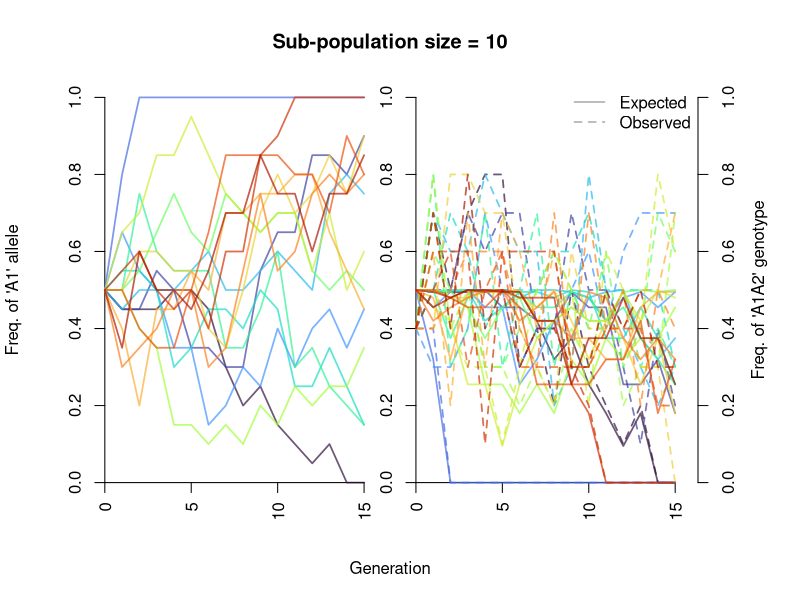
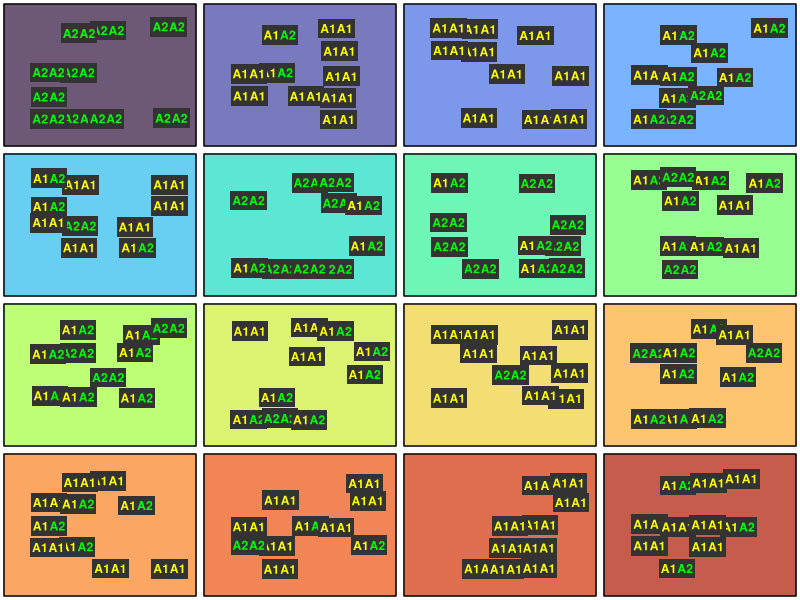

The R script that drew these images, in order:
# Clear memory, close plotting devices
rm(list = ls())
graphics.off()

# Load packages:
library(scales)
library(viridis)


# choose plotting options

# plot a graphic of the genotypes in each sub-population at the final generation?
plot.genotypes <- TRUE
# slow down genetic drift plotting to see one popn at a time
plot.delay <- 0.2 # change to e.g. 0.2 to slow down

# Set up population parameters

# no of diploid individuals
n <- 10
# number of generations to simulate
n.gen <- 15
# frequency of A1 allele at generation 0
p <- 0.5 
# frequency of A2 allele at generation 0
q <- 1 - p
# number of sub-populations to simulate
n.subpop <- 16
# selection coefficient against A1A1 (selection against A1A2 is s/2)
s <- 0 # try e.g. 0.05 
# additional selection against heterozygotes
s.het <- 0 

# probability of fixation for a new allele
1 / (2 * n)
# probability of fixation for a new nearly neutral allele:
-2 * s / (1 - exp(4 * n * s))

# create a template data frame to store genotypes
pop <- expand.grid(id = 1:n, gen = 0:n.gen, allele1 = NA, allele2 = NA)

# initialise founder population with exact allele frequency
pop[pop$gen == 0, c("allele1", "allele2")] <- 
  sample(c(rep("A1", round(p * n * 2)), rep("A2", round((1 - p) * n * 2))))

# have a look
pop[pop$gen == 0, ]

# simulate evolution forwards in time
start.time <- Sys.time()
simres <-
  lapply(1:n.subpop, function(j) {

    print("Generation 0", quote = FALSE)
    print(pop[pop$gen == 0, c("allele1", "allele2")], row.names = FALSE)
    
    for(generation in 1:n.gen) {
      print(paste("Generation", generation), quote = FALSE, row.names = FALSE)
      # pick mate pairs at random
      n.A1 <- rowSums(pop[pop$gen == (generation - 1), c("allele1", "allele2")] == "A1")
      w <- 1 -  n.A1/2 * s
      w.het <- 1 - (n.A1 == 1) * s.het
      parents <- replicate(n, sample(1:n, 2, replace = FALSE, prob = w * w.het))
      this.gen <-
        sapply(1:n, function(i) {
          allele.tab <- pop[pop$gen == (generation - 1), ][parents[, i], c("allele1", "allele2")]
          apply(allele.tab, 1, sample, 1)
        })
      pop[pop$gen == generation, c("allele1", "allele2")] <- t(this.gen)
      print(pop[pop$gen == generation, c("allele1", "allele2")], row.names = FALSE)
    }
    
    freq <- 
      sapply(0:n.gen, function(generation) {
        mean(unlist(pop[pop$gen == generation, c("allele1", "allele2")]) == "A1")
      })
    
    pop$genotype <- apply(pop[, c("allele1", "allele2")], 1, function(x) paste0(sort(x), collapse = ""))
    pop$genotype <- factor(pop$genotype, c("A1A1", "A1A2", "A2A2"))
    frequencies <- data.frame(gen = 0:n.gen)
    frequencies$A1 <- freq
    frequencies$A2 <- 1 - frequencies$A1
    frequencies$A1A1.exp <- frequencies$A1^2
    frequencies$A1A2.exp <- 2 * frequencies$A1 * frequencies$A2
    frequencies$A2A2.exp <- frequencies$A2^2
    frequencies[, c("A1A1.obs", "A1A2.obs", "A2A2.obs")] <- 
      do.call("rbind", (tapply(pop$genotype, pop$gen, function(x) prop.table(table(x)))))
    
    rowSums(frequencies[, c("A1A1.exp", "A1A2.exp", "A2A2.exp")])
    rowSums(frequencies[, c("A1A1.obs", "A1A2.obs", "A2A2.obs")])
    
    #message_parallel(paste0(100 * (j/n.subpop), "%"))
    
    return(list(pop = pop, frequencies = frequencies))
  })
finish.time <- Sys.time()

par(mar = c(5.1, 4.1, 4.1, 5.1))
gap <- ceiling(n.gen/5)
lwd <- 1.7
plot(x = 0:n.gen, y = 0:n.gen, ylim = 0:1, type = "n", xlab = "Generation", 
     ylab = "Freq. of 'A1' allele",
     xlim = c(0, n.gen * 2 + gap), axes = FALSE)
#box()
#abline(v = n.gen + gap)
#abline(v = n.gen)
axis.labels <- pretty(c(0:n.gen))
axis(1, at = axis.labels, las = 3, pos = 0)
axis(1, at = axis.labels + n.gen + gap, labels = axis.labels, las = 3, pos = 0)
axis(2, pos = 0)
axis(2, pos = n.gen + gap)
axis(4)
mtext("Freq. of 'A1A2' genotype", side = 4, line = 2.5)
title(paste("Sub-population size =", n))
legend("topright", c("Expected", "Observed"), lty = 1:2,
       col = grey(0.7), bty = "n", lwd = lwd)

cols <- viridis(n.subpop + 1, alpha = 0.7, option = "turbo")

lapply(1:n.subpop, function(i) {
  x <- simres[[i]]
  Sys.sleep(min(plot.delay, 2/n.subpop))
  lines(x = 0:n.gen, y = x$frequencies$A1, 
        col = cols[i], lwd = lwd)
  lines(x = (0:n.gen) + gap + n.gen, y = x$frequencies$A1A2.exp, 
        col = cols[i], lwd = lwd)
  lines(x = (0:n.gen) + gap + n.gen, y = x$frequencies$A1A2.obs, 
        col = cols[i], lty = 2, lwd = lwd)
})

# final frequencies of A1 allele
final.freq <- sapply(simres, function(x) x$frequencies$A1[x$frequencies$gen == n.gen])
final.freq
#hist(final.freq[final.freq > 0 & final.freq < 1])
finish.time - start.time



if(plot.genotypes) {
  old.par <- 
    par(mfrow = c(ceiling(n.subpop/ceiling(sqrt(n.subpop))), 
                  ceiling(sqrt(n.subpop))), 
        mar = c(0.3, 0.3, 0.3, 0.3))
  final.genotypes.list <- 
    lapply(1:n.subpop, function(i) {
      pop <- simres[[i]]$pop
      out <- pop[pop$gen == n.gen, c("allele1", "allele2")]
      plot(1, type = "n", xlim = 0:1, ylim = 0:1, axes = FALSE)
      rect(par("usr")[1], par("usr")[3],
           par("usr")[2], par("usr")[4],
           col = cols[i])
      
      box()
      gap <- 0.07 * sqrt(n.subpop)/3
      coords <- 
        expand.grid(x = (1:ceiling(n/2))/(ceiling(n/2)+1), 
                    y = (1:ceiling(n/2))/(ceiling(n/2)+1))
      coords <- coords[sample(nrow(coords), n), ] 
      out <- cbind(out, coords)
      apply(out, 1, function(x) {
        xcoord <- jitter(as.numeric(x[3]), factor = 1.5)
        ycoord <- jitter(as.numeric(x[4]), factor = 2)
        points(c(xcoord, xcoord + gap), c(ycoord, ycoord), pch = 15, cex = 4, 
               col = "grey20")
        alleles <- sort(unlist(x[1:2]))
        cols <- c(A1 = "yellow", A2 = "green")
        text(x = c(xcoord, xcoord + gap), y = ycoord, labels = alleles, col = cols[alleles],
             font = 2, cex = 1.1)
      })
      out
    })
  par(old.par)
  final.genotypes <- do.call("rbind.data.frame", final.genotypes.list)[, c("allele1", "allele2")]
  
  
  # Now we can estimate some population genetic parameters, and use them to answer
  # questions relevant to conservation:
  #  1. Are the sub-populations genetically isolated from each other?
  #  2. If so, 
  #     (a) how long have they been isolated for and 
  #     (b) what is the (effective) size of sub-populations?

  # Frequency of the A1 allele across the whole population
  p.est <- mean(unlist(final.genotypes) == "A1")
  print(paste("The frequency of the A1 allele across all", n.subpop, "sub-populations is", round(p.est, 3)))
  
  # Expected heterozygosity in the total population
  He.est <- 2 * p.est * (1 - p.est)
  print(paste("The expected heterozygosity across all", n.subpop, "sub-populations is", round(He.est, 3)))
  
  # Observed homozygosity
  n.homozygote <- sum(apply(final.genotypes, 1, function(x) length(unique(x))) == 2)
  Ho.est <- n.homozygote / (n * n.subpop)
  print(paste("The observed heterozygosity across all", n.subpop, "sub-populations is", round(Ho.est, 3)))
  
  # Calculate expected heterozygosity within each population
  Hs.est <- 
    mean(sapply(final.genotypes.list, function(fg) {
      p.est <- mean(unlist(fg[, c("allele1", "allele2")]) == "A1")
      2 * p.est * (1 - p.est)
    }))
  
  # Now we can calculate an estimate of Fit, which measures the total 
  # heterozygote deficit, potentially due to population structure and/or inbreeding
  
  # If Ho is less than He, then F should be > 0.
  Fit.est <- 1 - Ho.est / He.est
  print(paste("Estimated Fit:", round(Fit.est, 3)))
  
  # Here Fit.est means "an estimate of F". F simply gauges the extent of 
  # homozygote excess (how many more homozygotes are there compared to the HWE expectation?).
  
  # We can also calculate Fst (see chapter 9 of CGP, eqn 9.3)
  Fst.est <-  1 - Hs.est / He.est
  print(paste("Estimated Fst:", round(Fst.est, 3)))
  

  # We can also rearrange CGP eqn 9.4 to calculate Fis, the inbreeding coefficient,
  # which gauges the portion of heterozygote deficit (Fit) due to inbreeding rather than
  # population structure
  Fis.est <- (Fit.est - Fst.est) / (1 - Fst.est)
  print(paste("Estimated Fis:", round(Fis.est, 3)))
  
  
  
  # To summarise, we break Fit down into Fis, the portion of F due to inbreeding 
  # (between individuals within sub-populations) and Fst, the portion of Fit due to divergence 
  # between sub-populations (population structure).  
  # 
  # Why do we expect isolation between sub-populations to lead to fewer homozygotes 
  # than expected and therefore high Fst? Perhaps this is easier to imagine if we take
  # an extreme case. Make the following changes near the top of the code:
  #   Set plot.genotypes to be TRUE, not FALSE
  #   Change the number generations (n.gen) to 100
  # Now run the code by clicking on "Source".

  # You should now see a diagram of all the sub-populations as different coloured 
  # squares, with individuals as black rectangles, and with each individual showing its
  # genotype. Probably most of the sub-populations will be full of either A1A1 homozygotes, 
  # or A2A2 homozygotes, with very few or no heterozygotes. This is because mating 
  # is not random among the whole population but restricted to within sub-populations
  
  
  # We know this assumption is true only because we have simulated the data. 
  # 
  # What does Fst mean, in practical terms? I.e. what can we learn about 
  # the "real" sub-populations from our Fst estimate?
  # To do that we have to make some assumptions about the population,
  # which taken together will form a model.
  # Let's assume that: 
  #   the sub-populations are diverging independently from a common ancestor with no migration
  #   all the sub-populations are the same constant size
  #   no mutation
  #   no selection
  #   the sub-populations have not reached equilibrium (think about why this assumption is necessary)
  #   random mating
  #   non-overlapping generations
  # If all of the above apply, the following equation holds:
  #
  #   Fst = 1 - (1 - 1/(2*n))^t
  # 
  # where n is the size of the sub-populations and t is the number of generations since divergence.
  #
  # My source for this equation was equations 9.9 of CGP.
  #
  # We know both n and t, so we can use this equation to calculate what Fst should be:

  print("***********************************")
  print(paste("Estimated Fst:", round(Fst.est, 3)))
  print(paste("'True' Fst:", round(1 - (1 - 1/(2*n))^n.gen, 3)))
  print("***********************************")
  
  # If this was real data, and we knew the (effective) size of each sub-population,
  # we could solve the above equation for t (time in generations), and estimate
  # the age of the sub-populations in no of generations since divergence:
  t.est <- log(1 - Fst.est) / log((1 - 1/(2*n)))
  print("***********************************")
  print(paste("Estimated no of generations since splitting:", round(t.est, 1)))
  print(paste("True number of generations:", n.gen))
  print("***********************************")
  #
  # Alternatively, if we know the number of generations since splitting
  # (which is probably more realistic) we can estimate the effective size
  # of the sub-populations.
  # Solve the above equation for n:
  n.est <- 1/(2*(1 - (1 - Fst.est)^(1/n.gen)))
  print("***********************************")
  print(paste("Estimated effective sub-population size (Ne):", round(n.est, 1)))
  print(paste("True effective sub-population size (Ne):", n))
  print("***********************************")
  
}
